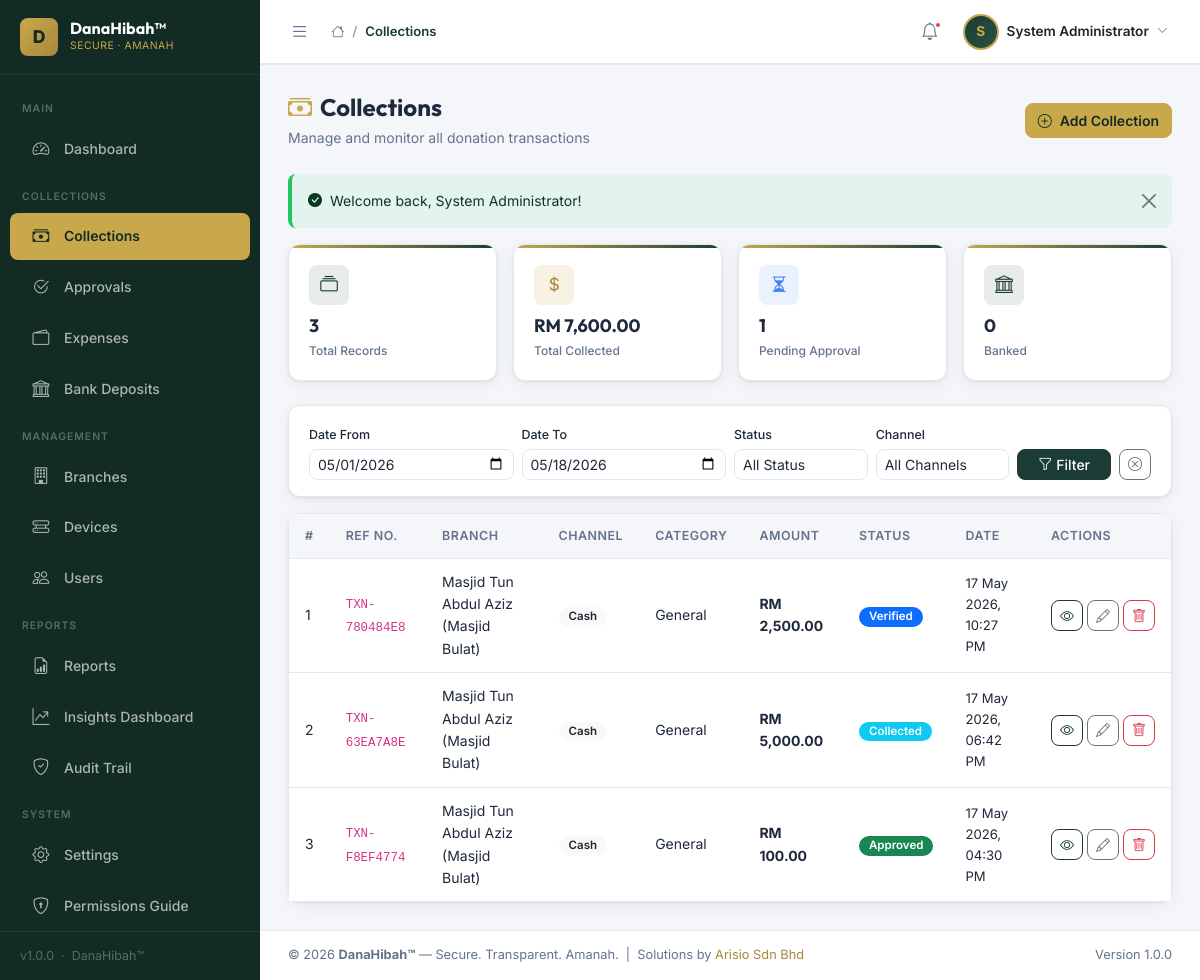
Screenshot of /modules/collections/index.php (signed in) with the database file from the repository.
### tables this page shows
CREATE TABLE IF NOT EXISTS `collections` (
  `id` int(10) unsigned NOT NULL AUTO_INCREMENT,
  `branch_id` int(10) unsigned NOT NULL,
  `device_id` int(10) unsigned DEFAULT NULL,
  `txn_ref` varchar(50) DEFAULT NULL,
  `channel` enum('cash','qr','manual','online') DEFAULT 'cash',
  `amount` decimal(10,2) NOT NULL DEFAULT 0.00,
  `currency` varchar(5) DEFAULT 'MYR',
  `donor_name` varchar(150) DEFAULT NULL,
  `donor_phone` varchar(20) DEFAULT NULL,
  `category` enum('general','friday','zakat','wakaf','special','sadaqah') DEFAULT 'general',
  `notes` text DEFAULT NULL,
  `receipt_no` varchar(50) DEFAULT NULL,
  `bank_receipt_file` varchar(255) DEFAULT NULL,
  `bank_ref_no` varchar(100) DEFAULT NULL,
  `status` enum('collected','verified','approved','banked','rejected') DEFAULT 'collected',
  `collected_at` datetime DEFAULT current_timestamp(),
  `collected_by` int(10) unsigned DEFAULT NULL,
  `created_by` int(10) unsigned DEFAULT NULL,
  `updated_by` int(10) unsigned DEFAULT NULL,
  `created_at` datetime DEFAULT current_timestamp(),
  `updated_at` datetime DEFAULT current_timestamp() ON UPDATE current_timestamp(),
  `deleted_at` datetime DEFAULT NULL,
  PRIMARY KEY (`id`),
  UNIQUE KEY `txn_ref` (`txn_ref`),
  KEY `device_id` (`device_id`),
  KEY `idx_branch` (`branch_id`),
  KEY `idx_status` (`status`),
  KEY `idx_channel` (`channel`),
  KEY `idx_date` (`collected_at`),
  CONSTRAINT `collections_ibfk_1` FOREIGN KEY (`branch_id`) REFERENCES `branches` (`id`),
  CONSTRAINT `collections_ibfk_2` FOREIGN KEY (`device_id`) REFERENCES `devices` (`id`)
);

CREATE TABLE IF NOT EXISTS `branches` (
  `id` int(10) unsigned NOT NULL AUTO_INCREMENT,
  `name` varchar(200) NOT NULL,
  `code` varchar(20) DEFAULT NULL,
  `type` enum('masjid','surau','wakaf','ngo','other') DEFAULT 'masjid',
  `address` text DEFAULT NULL,
  `city` varchar(100) DEFAULT NULL,
  `state` varchar(100) DEFAULT NULL,
  `postcode` varchar(10) DEFAULT NULL,
  `pic_name` varchar(150) DEFAULT NULL,
  `pic_phone` varchar(20) DEFAULT NULL,
  `pic_email` varchar(150) DEFAULT NULL,
  `status` enum('active','inactive') DEFAULT 'active',
  `created_by` int(10) unsigned DEFAULT NULL,
  `updated_by` int(10) unsigned DEFAULT NULL,
  `created_at` datetime DEFAULT current_timestamp(),
  `updated_at` datetime DEFAULT current_timestamp() ON UPDATE current_timestamp(),
  `deleted_at` datetime DEFAULT NULL,
  PRIMARY KEY (`id`),
  UNIQUE KEY `code` (`code`)
);

### includes/auth.php (called while the page is built, shortened)
<?php
require_once __DIR__ . '/functions.php';
function is_super_admin() {
    return isset($_SESSION['user_role']) && $_SESSION['user_role'] == 1 && empty($_SESSION['user_branch_id']);
}
function is_committee() {
    return isset($_SESSION['user_role']) && $_SESSION['user_role'] == 2;
}

### modules/collections/index.php (the view, shortened to what this page needs)
<?php
require_once __DIR__ . '/../../includes/db_connect.php';
require_once __DIR__ . '/../../includes/functions.php';
require_once __DIR__ . '/../../includes/auth.php';
$branch_where = get_branch_filter();
$stat_all  = db_fetch_one($conn, "SELECT COALESCE(SUM(amount),0) AS total, COUNT(*) AS cnt FROM collections WHERE deleted_at IS NULL AND $branch_where", '', []);
$stat_pend = db_fetch_one($conn, "SELECT COUNT(*) AS cnt FROM collections WHERE status='collected' AND deleted_at IS NULL AND $branch_where", '', []);
include INCLUDES_PATH . 'header.php';
?>
<div class="page-header d-flex align-items-center justify-content-between flex-wrap gap-3">
    <div>
        <h1 class="page-title"><i class="bi bi-cash-stack me-2" style="color:var(--gold);"></i>Collections</h1>
        <p class="page-subtitle">Manage and monitor all donation transactions</p>
    </div>
    <a href="add.php" class="btn btn-gold">
        <i class="bi bi-plus-circle me-2"></i>Add Collection
    </a>
</div>
<div class="row g-3 mb-4">
    <div class="col-6 col-md-3">
        <div class="stat-card">
            <div class="stat-icon green"><i class="bi bi-collection"></i></div>
            <div class="stat-value"><?= number_format((int)$stat_all['cnt']) ?></div>
            <div class="stat-label">Total Records</div>
        </div>
    </div>
    <div class="col-6 col-md-3">
        <div class="stat-card">
            <div class="stat-icon gold"><i class="bi bi-currency-dollar"></i></div>
            <div class="stat-value"><?= format_money($stat_all['total']) ?></div>
            <div class="stat-label">Total Collected</div>
        </div>
    </div>
    <div class="col-6 col-md-3">
        <div class="stat-card">
            <div class="stat-icon blue"><i class="bi bi-hourglass-split"></i></div>
            <div class="stat-value"><?= number_format((int)$stat_pend['cnt']) ?></div>
            <div class="stat-label">Pending Approval</div>
        </div>
    </div>
    <div class="col-6 col-md-3">
        <div class="stat-card">
            <div class="stat-icon green"><i class="bi bi-bank"></i></div>
            <div class="stat-value">
                <?php
                $branch_where = get_branch_filter();
                $banked = db_fetch_one($conn, "SELECT COUNT(*) AS cnt FROM collections WHERE status='banked' AND deleted_at IS NULL AND $branch_where", '', []);
                echo number_format((int)$banked['cnt']);
                ?>
            </div>
            <div class="stat-label">Banked</div>
        </div>
    </div>
</div>
<div class="card mb-3">
    <div class="card-body py-3">
        <form method="GET" class="row g-2 align-items-end">
            <div class="col-12 col-md-3">
                <label class="form-label mb-1" style="font-size:.78rem;">Date From</label>
                <input type="date" name="date_from" class="form-control form-control-sm"
                       value="<?= e($_GET['date_from'] ?? date('Y-m-01')) ?>">
            </div>
            <div class="col-12 col-md-3">
                <label class="form-label mb-1" style="font-size:.78rem;">Date To</label>
                <input type="date" name="date_to" class="form-control form-control-sm"
                       value="<?= e($_GET['date_to'] ?? date('Y-m-d')) ?>">
            </div>
            <div class="col-12 col-md-2">
                <label class="form-label mb-1" style="font-size:.78rem;">Status</label>
                <select name="status" class="form-select form-select-sm">
                    <option value="">All Status</option>
                </select>
            </div>
            <div class="col-12 col-md-2">
                <label class="form-label mb-1" style="font-size:.78rem;">Channel</label>
                <select name="channel" class="form-select form-select-sm">
                    <option value="">All Channels</option>
                </select>
            </div>
            <div class="col-12 col-md-2 d-flex gap-2">
                <button type="submit" class="btn btn-primary btn-sm flex-fill">
                    <i class="bi bi-funnel me-1"></i>Filter
                </button>
                <a href="index.php" class="btn btn-outline-secondary btn-sm">
                    <i class="bi bi-x-circle"></i>
                </a>
            </div>
        </form>
    </div>
</div>
<div class="card">
    <div class="card-body p-0">
        <div class="table-responsive">
            <table class="table mb-0" id="collectionsTable">
                <thead>
                    <tr>
                        <th>#</th>
                        <th>Ref No.</th>
                        <th>Branch</th>
                        <th>Channel</th>
                        <th>Category</th>
                        <th>Amount</th>
                        <th>Status</th>
                        <th>Date</th>
                        <th style="width:110px;">Actions</th>
                    </tr>
                </thead>
                <tbody>
                    <?php
                    $where = "c.deleted_at IS NULL AND " . get_branch_filter('c.');
                    $params = []; $types = '';
                    $rows = db_fetch_all($conn,
                        "SELECT c.*, b.name AS branch_name
                         FROM collections c
                         LEFT JOIN branches b ON b.id = c.branch_id
                         WHERE $where ORDER BY c.collected_at DESC LIMIT 500",
                        $types, $params);
                    foreach ($rows as $i => $row): ?>
                    <tr>
                        <td><?= $i + 1 ?></td>
                        <td><code style="font-size:.78rem;"><?= e($row['txn_ref'] ?? '—') ?></code></td>
                        <td><?= e($row['branch_name'] ?? '—') ?></td>
                        <td>
                            <span class="badge bg-light text-dark text-capitalize">
                                <?= e($row['channel']) ?>
                            </span>
                        </td>
                        <td class="text-capitalize"><?= e($row['category']) ?></td>
                        <td><strong><?= format_money($row['amount']) ?></strong></td>
                        <td><?= status_badge($row['status']) ?></td>
                        <td style="font-size:.82rem;"><?= format_datetime($row['collected_at']) ?></td>
                        <td>
                            <div class="d-flex gap-1">
                                <a href="view.php?id=<?= (int)$row['id'] ?>" class="btn btn-sm btn-outline-primary" title="View">
                                    <i class="bi bi-eye"></i>
                                </a>
                                <?php if (!is_committee() || $row['status'] === 'collected'): ?>
                                <a href="edit.php?id=<?= (int)$row['id'] ?>" class="btn btn-sm btn-outline-secondary" title="Edit">
                                    <i class="bi bi-pencil"></i>
                                </a>
                                <a href="delete.php?id=<?= (int)$row['id'] ?>&csrf=<?= csrf_token() ?>"
                                   class="btn btn-sm btn-outline-danger" title="Delete"
                                   data-confirm="Delete this collection record?">
                                    <i class="bi bi-trash"></i>
                                </a>
                                <?php endif; ?>
                            </div>
                        </td>
                    </tr>
                    <?php endforeach; ?>
                </tbody>
            </table>
        </div>
    </div>
</div>
<?php
include INCLUDES_PATH . 'footer.php';
?>

### includes/functions.php (shortened to what this page needs)
<?php
function e($str) {
    return htmlspecialchars((string)$str, ENT_QUOTES, 'UTF-8');
}
function csrf_token() {
    return $_SESSION['csrf_token'];
}
function get_flash() {
    if (!empty($_SESSION['flash'])) {
        $flash = $_SESSION['flash'];
        return $flash;
    }
    return null;
}
function show_flash() {
    $flash = get_flash();
    if ($flash) {
        $type = $flash['type'];
        $icon = match($type) {
            'success' => 'bi-check-circle-fill',
            'danger'  => 'bi-x-circle-fill',
            'warning' => 'bi-exclamation-triangle-fill',
            default   => 'bi-info-circle-fill'
        };
        echo '<div class="alert alert-' . e($type) . ' alert-dismissible fade show d-flex align-items-center gap-2 flash-message" role="alert">';
        echo '<i class="bi ' . e($icon) . '"></i>';
        echo '<span>' . e($flash['message']) . '</span>';
        echo '<button type="button" class="btn-close" data-bs-dismiss="alert"></button>';
        echo '</div>';
    }
}
function db_query($conn, $sql, $types = '', $params = []) {
    $stmt = mysqli_prepare($conn, $sql);
    mysqli_stmt_execute($stmt);
    return $stmt;
}
function db_fetch_all($conn, $sql, $types = '', $params = []) {
    $stmt = db_query($conn, $sql, $types, $params);
    $result = mysqli_stmt_get_result($stmt);
    $rows = [];
    while ($row = mysqli_fetch_assoc($result)) {
        $rows[] = $row;
    }
    return $rows;
}
function db_fetch_one($conn, $sql, $types = '', $params = []) {
    $stmt = db_query($conn, $sql, $types, $params);
    $result = mysqli_stmt_get_result($stmt);
    return mysqli_fetch_assoc($result);
}
function format_money($amount, $currency = 'RM') {
    return $currency . ' ' . number_format((float)$amount, 2);
}
function format_date($datetime, $format = 'd M Y') {
    return date($format, strtotime($datetime));
}
function format_datetime($datetime) {
    return format_date($datetime, 'd M Y, h:i A');
}
function status_badge($status) {
    $map = [
        'active'    => ['success', 'Active'],
        'inactive'  => ['secondary', 'Inactive'],
        'pending'   => ['warning', 'Pending'],
        'approved'  => ['success', 'Approved'],
        'rejected'  => ['danger', 'Rejected'],
        'collected' => ['info', 'Collected'],
        'verified'  => ['primary', 'Verified'],
        'banked'    => ['success', 'Banked'],
        'online'    => ['success', 'Online'],
        'offline'   => ['danger', 'Offline'],
        'tampered'  => ['danger', 'Tampered'],
    ];
    $s = strtolower($status);
    [$cls, $label] = $map[$s] ?? ['secondary', ucfirst($s)];
    return '<span class="badge bg-' . $cls . '">' . $label . '</span>';
}
function get_branch_filter($prefix = '', $column = 'branch_id') {
    if (is_super_admin() || is_management()) {
        return " 1=1 ";
    }
    $branch_id = (int)($_SESSION['user_branch_id'] ?? 0);
    return " {$prefix}{$column} = $branch_id ";
}

### rows the page displays
collections: txn_ref "TXN-780484E8", branch.name "Masjid Tun Abdul Aziz (Masjid Bulat)", channel "Cash", category "General", amount "RM 2,500.00", label "Verified", collected_at "17 May 2026, 10:27 PM"
collections: txn_ref "TXN-63EA7A8E", branch.name "Masjid Tun Abdul Aziz (Masjid Bulat)", channel "Cash", category "General", amount "RM 5,000.00", label "Collected", collected_at "17 May 2026, 06:42 PM"
collections: txn_ref "TXN-F8EF4774", branch.name "Masjid Tun Abdul Aziz (Masjid Bulat)", channel "Cash", category "General", amount "RM 100.00", label "Approved", collected_at "17 May 2026, 04:30 PM"

### other values shown
APP_VERSION "1.0.0"
APP_NAME "DanaHibah™"
$crumb['label'] "Collections"
$initials "S"
$user_name "System Administrator"
$flash['message'] "Welcome back, System Administrator!"
$stat_all['cnt'] "3"
format_money($stat_all['total']) "RM 7,600.00"
$stat_pend['cnt'] "1"
$banked['cnt'] "0"
